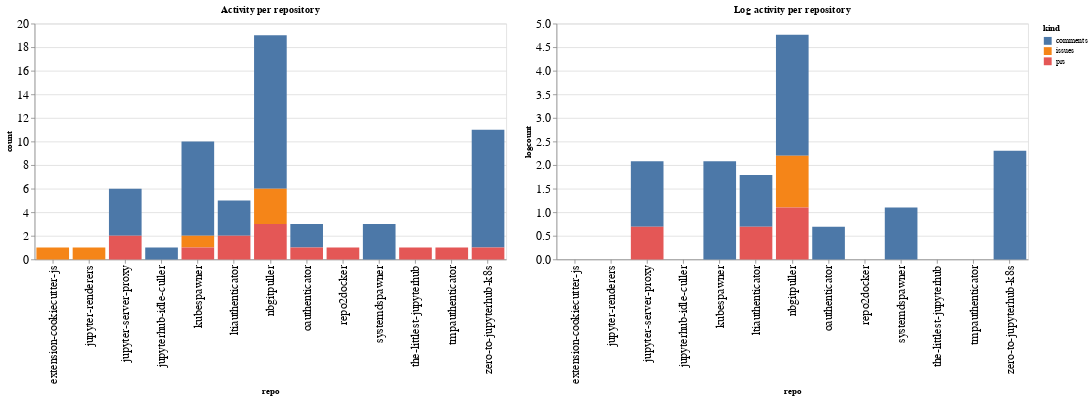

Notebook code cell kept with this figure:
### Code cell
ch1 = alt.Chart(repo_summaries, width=600, title="Activity per repository").mark_bar().encode(
    x='repo',
    y='count',
    color='kind',
    tooltip="kind"
)

ch2 = alt.Chart(repo_summaries, width=600, title="Log activity per repository").mark_bar().encode(
    x='repo',
    y='logcount',
    color='kind',
    tooltip="kind"
)

ch1 | ch2

### Figure 1 — Vega-Lite specification as saved in the notebook (floating-point values rounded to 4 significant figures)
{"config": {"axisLeft": {"labelFontSize": 15}, "axisBottom": {"labelFontSize": 15}}, "hconcat": [{"mark": "bar", "encoding": {"color": {"type": "nominal", "field": "kind"}, "tooltip": {"type": "nominal", "field": "kind"}, "x": {"type": "nominal", "field": "repo"}, "y": {"type": "quantitative", "field": "count"}}, "title": "Activity per repository", "width": 600}, {"mark": "bar", "encoding": {"color": {"type": "nominal", "field": "kind"}, "tooltip": {"type": "nominal", "field": "kind"}, "x": {"type": "nominal", "field": "repo"}, "y": {"type": "quantitative", "field": "logcount"}}, "title": "Log activity per repository", "width": 600}], "data": {"name": "data-97c51f40c1aaa3e656bc095681b004e7"}, "$schema": "https://vega.github.io/schema/vega-lite/v4.8.1.json", "datasets": {"data-97c51f40c1aaa3e656bc095681b004e7": [{"repo": "extension-cookiecutter-js", "kind": "issues", "count": 1, "logcount": 0.0}, {"repo": "jupyter-renderers", "kind": "issues", "count": 1, "logcount": 0.0}, {"repo": "jupyter-server-proxy", "kind": "comments", "count": 4, "logcount": 1.386}, {"repo": "jupyter-server-proxy", "kind": "prs", "count": 2, "logcount": 0.6931}, {"repo": "jupyterhub-idle-culler", "kind": "comments", "count": 1, "logcount": 0.0}, {"repo": "kubespawner", "kind": "comments", "count": 8, "logcount": 2.079}, {"repo": "kubespawner", "kind": "issues", "count": 1, "logcount": 0.0}, {"repo": "kubespawner", "kind": "prs", "count": 1, "logcount": 0.0}, {"repo": "ltiauthenticator", "kind": "comments", "count": 3, "logcount": 1.099}, {"repo": "ltiauthenticator", "kind": "prs", "count": 2, "logcount": 0.6931}, {"repo": "nbgitpuller", "kind": "comments", "count": 13, "logcount": 2.565}, {"repo": "nbgitpuller", "kind": "issues", "count": 3, "logcount": 1.099}, {"repo": "nbgitpuller", "kind": "prs", "count": 3, "logcount": 1.099}, {"repo": "oauthenticator", "kind": "comments", "count": 2, "logcount": 0.6931}, {"repo": "oauthenticator", "kind": "prs", "count": 1, "logcount": 0.0}, {"repo": "repo2docker", "kind": "prs", "count": 1, "logcount": 0.0}, {"repo": "systemdspawner", "kind": "comments", "count": 3, "logcount": 1.099}, {"repo": "the-littlest-jupyterhub", "kind": "prs", "count": 1, "logcount": 0.0}, {"repo": "tmpauthenticator", "kind": "prs", "count": 1, "logcount": 0.0}, {"repo": "zero-to-jupyterhub-k8s", "kind": "comments", "count": 10, "logcount": 2.303}, {"repo": "zero-to-jupyterhub-k8s", "kind": "prs", "count": 1, "logcount": 0.0}]}}
